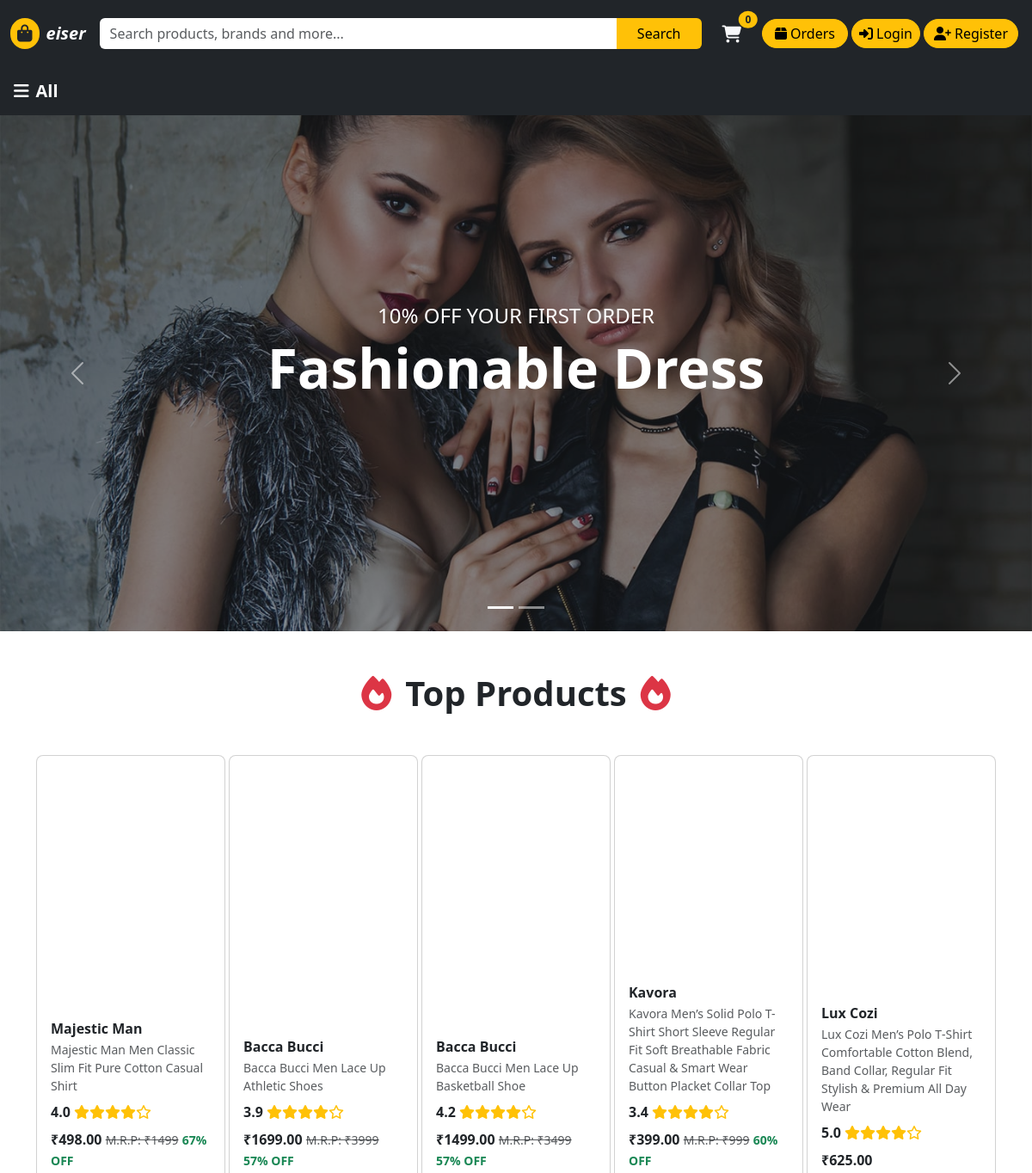
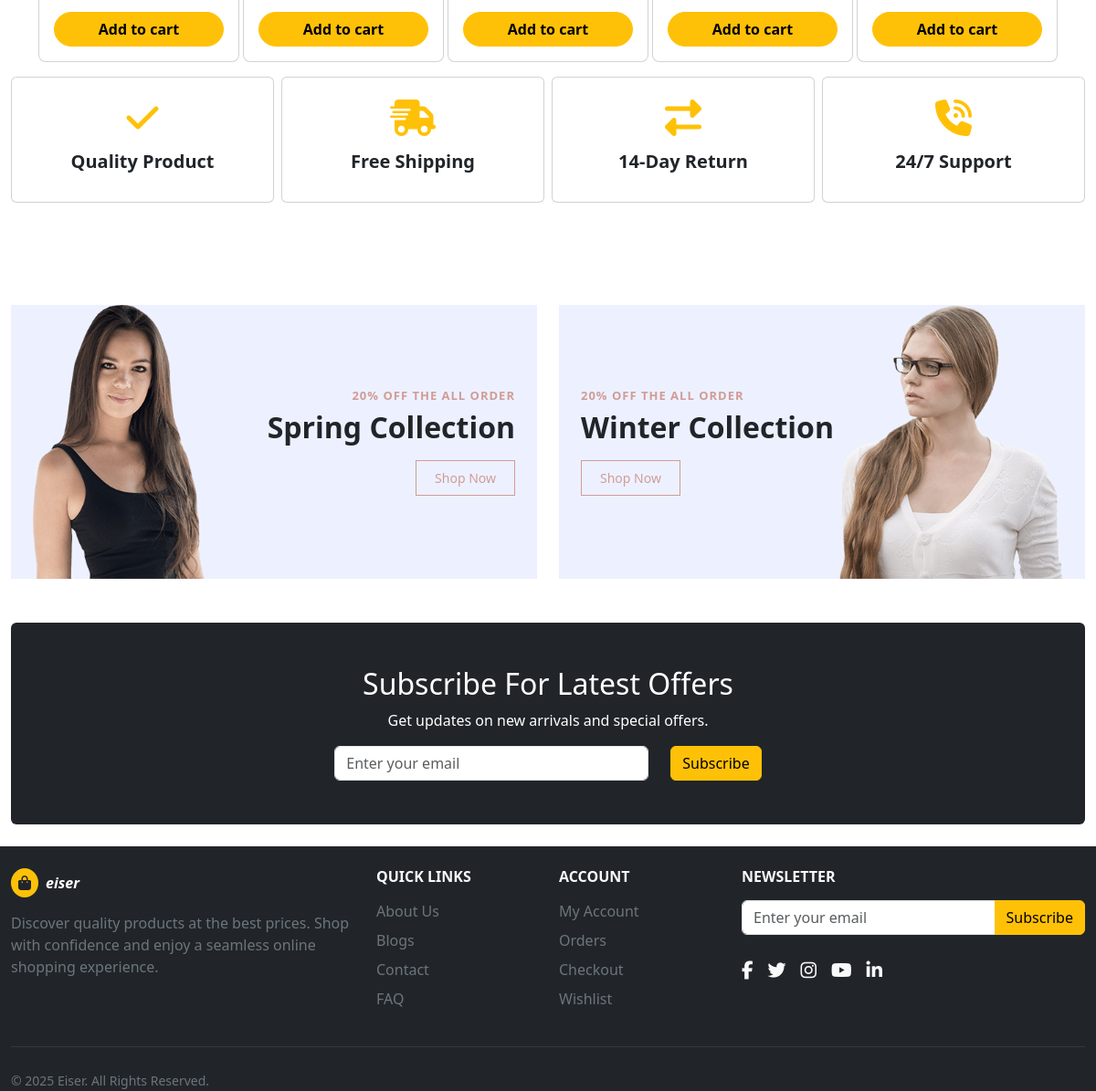
The page / on the database its author committed (2 pictures, top to bottom).
### app1/models.py (models this page shows, shortened)
class Topproduct(models.Model):
    topproductid = models.AutoField(primary_key=True)
    product_viewid = models.ForeignKey(Productview,on_delete=models.CASCADE)
    productimage1 = models.URLField(blank=True, null=True)
    producttitle = models.TextField()

class Productview(models.Model):
    productviewid = models.AutoField(primary_key=True)
    category_id = models.ForeignKey(Category,on_delete=models.CASCADE)
    productimage1 = models.URLField(blank=True, null=True)
    productimage2 = models.URLField(blank=True, null=True)
    productimage3 = models.URLField(blank=True, null=True)
    productimage4 = models.URLField(blank=True, null=True)
    productimage5 = models.URLField(blank=True, null=True)
    productimage6 = models.URLField(blank=True, null=True)
    productimage7 = models.URLField(blank=True, null=True)
    productimage8 = models.URLField(blank=True, null=True)
    productimage9 = models.URLField(blank=True, null=True)
    productimage10 = models.URLField(blank=True, null=True)
    productname = models.CharField(max_length=100)
    producttitle = models.TextField()
    productprice = models.BigIntegerField()
    productmrpprice = models.IntegerField()
    productdiscountrate = models.CharField(max_length=20)
    productsize = models.CharField(max_length=100)
    productsize1 = models.CharField(max_length=100)
    productsize2 = models.CharField(max_length=100)
    productsize3 = models.CharField(max_length=100)
    productcolor1 = models.CharField(max_length=20, blank=True, null=True)
    productcolor2 = models.CharField(max_length=20, blank=True, null=True)
    productcolor3 = models.CharField(max_length=20, blank=True, null=True)
    productcolor4 = models.CharField(max_length=20, blank=True, null=True)
    productcolor5 = models.CharField(max_length=20, blank=True, null=True)
    productrating = models.DecimalField(max_digits=2,decimal_places=1,default=4.0)
    producttophighlights1 = models.CharField(max_length=100)
    producttophighlights2 = models.CharField(max_length=100)
    producttophighlights3 = models.CharField(max_length=100)
    producttophighlights4 = models.CharField(max_length=100)
    producttophighlights5 = models.CharField(max_length=100)
    producttophighlights6 = models.CharField(max_length=100)
    productaboutitem1 = models.CharField(max_length=150)
    productaboutitem2 = models.CharField(max_length=150)
    productaboutitem3 = models.CharField(max_length=150)
    productaboutitem4 = models.CharField(max_length=150)
    productaboutitem5 = models.CharField(max_length=150)
    productitemdetail1 = models.CharField(max_length=100)
    productitemdetail2 = models.CharField(max_length=100)
    productitemdetail3 = models.CharField(max_length=100)
    productitemdetail4 = models.CharField(max_length=100)

### app1/views.py (the view)
# urls.py: path('',index,name='index'),
def index(request):
    category = Category.objects.all()
    topproduct = Topproduct.objects.all()
    product_ids = request.session.get('recently_viewed', [])
    products = list(Productview.objects.filter(productviewid__in=product_ids))
    products.sort(key=lambda x: product_ids.index(x.productviewid))
    return render(request,'index.html',{'category':category,'products':products,'topproduct':topproduct})

### templates/index.html (shortened to what this page needs)
{% extends 'base.html' %}
{% load static %}
{% block body %}
    <div class="container-fluid p-0">
        <nav class="navbar navbar-dark bg-dark px-3">
            <div class="d-flex align-items-center w-100">
                <a class="navbar-brand fw-bold mb-0" data-bs-toggle="offcanvas" href="#offcanvasMenu" role="button" aria-controls="offcanvasMenu"><i class="fa-solid fa-bars me-2"></i>All</a>
            </div>
        </nav>
    </div>
    <div class="container-fluid p-0 mb-5">
        <div class="row g-0">
            <div class="col-12">
                <div id="heroCarousel" class="carousel slide" data-bs-ride="carousel">
                    <div class="carousel-indicators">
                        <button type="button" data-bs-target="#heroCarousel" data-bs-slide-to="0" class="active" aria-current="true" aria-label="Slide 1"></button>
                        <button type="button" data-bs-target="#heroCarousel" data-bs-slide-to="1" aria-label="Slide 2"></button>
                    </div>
                    <div class="carousel-inner">
                        <div class="carousel-item active">
                            <img src="{% static 'IMG/carousel-1.jpg' %}" class="d-block w-100" alt="Fashionable Dress Banner" style="height:600px; object-fit:cover;">
                            <div class="position-absolute top-0 start-0 w-100 h-100 bg-dark opacity-50"></div>
                            <div class="carousel-caption d-flex flex-column justify-content-center h-100">
                                <h4 class="text-uppercase">10% Off Your First Order</h4>
                                <h1 class="display-3 fw-bold">Fashionable Dress</h1>
                            </div>
                        </div>
                    </div>
                    <button class="carousel-control-prev" type="button" data-bs-target="#heroCarousel" data-bs-slide="prev">
                        <span class="carousel-control-prev-icon" aria-hidden="true"></span>
                    </button>
                    <button class="carousel-control-next" type="button" data-bs-target="#heroCarousel" data-bs-slide="next">
                        <span class="carousel-control-next-icon" aria-hidden="true"></span>
                    </button>
                </div>
            </div>
        </div>
    </div>
    <h1 class="text-center fw-bold mb-5 d-flex align-items-center justify-content-center gap-3">
        <i class="fa-solid fa-fire text-danger"></i> Top Products <i class="fa-solid fa-fire text-danger"></i>
    </h1>
    <div class="container">
        <div class="row row-cols-1 row-cols-md-3 row-cols-lg-4 row-cols-xl-5 g-1">
            {% for topproduct in topproduct %}
                <div class="col">
                    <div class="card h-100 rounded-3 overflow-hidden product-card">
                        <a href="/productview/{{ topproduct.product_viewid.category_id.categoryid }}/{{ topproduct.product_viewid.productviewid }}" class="text-decoration-none text-dark h-100">
                            <div class="d-flex align-items-center justify-content-center p-3" style="height:250px;">
                            </div>
                            <div class="card-body d-flex flex-column">
                                <h6 class="fw-bold mb-1">{{ topproduct.product_viewid.productname }}</h6>
                                <p class="text-muted small mb-2 product-title">{{ topproduct.producttitle }}</p>
                                <div class="d-flex align-items-center mb-2 text-warning">
                                    <span class="fw-bold me-1 text-dark">{{ topproduct.product_viewid.productrating }}</span>
                                    {% if productview.rating == 5.0 %}
                                            <i class="fa-solid fa-star"></i><i class="fa-solid fa-star"></i><i class="fa-solid fa-star"></i><i class="fa-solid fa-star"></i><i class="fa-solid fa-star"></i>
                                        {% elif productview.rating == 4.3 or productview.rating == 3.8 or productview.rating == 3.4 %}
                                            <i class="fa-solid fa-star"></i><i class="fa-solid fa-star"></i><i class="fa-solid fa-star"></i><i class="fa-solid fa-star-half-stroke"></i><i class="fa-regular fa-star"></i>
                                        {% else %}
                                            <i class="fa-solid fa-star"></i><i class="fa-solid fa-star"></i><i class="fa-solid fa-star"></i><i class="fa-solid fa-star"></i><i class="fa-regular fa-star"></i>
                                    {% endif %}
                                </div>
                                <div class="mt-auto">
                                    <div class="d-flex align-items-center flex-wrap gap-2">
                                        <div class="price-section">
                                            <span class="fw-bold text-dark">₹{{ topproduct.product_viewid.productprice }}.00</span>
                                            {% if topproduct.product_viewid.productdiscountrate and topproduct.product_viewid.productdiscountrate != '0' %}
                                                <span class="small text-muted text-decoration-line-through">M.R.P: ₹{{ topproduct.product_viewid.productmrpprice }}</span>
                                                <span class="small text-success fw-semibold">{{ topproduct.product_viewid.productdiscountrate }}% OFF</span>
                                            {% endif %}
                                        </div>
                                    </div>
                                    <a href="/addtocart/{{ topproduct.product_viewid.productviewid }}"><button class="btn btn-warning rounded-pill w-100 mt-3 fw-semibold">Add to cart</button></a>
                                </div>
                            </div>
                        </a>
                    </div>
                </div>
            {% endfor %}
        </div>
    </div>
    <div class="container-fluid py-3">
        <div class="row g-2">
            <div class="col-6 col-md-6 col-lg-3">
                <div class="card h-100 text-center border-secondry">
                    <div class="card-body py-4">
                        <i class="fas fa-check fs-1 text-warning mb-3"></i>
                        <h5 class="fw-bold">Quality Product</h5>
                    </div>
                </div>
            </div>
            <div class="col-6 col-md-6 col-lg-3">
                <div class="card h-100 text-center border-secondry">
                    <div class="card-body py-4">
                        <i class="fas fa-shipping-fast fs-1 text-warning mb-3"></i>
                        <h5 class="fw-bold">Free Shipping</h5>
                    </div>
                </div>
            </div>
            <div class="col-6 col-md-6 col-lg-3">
                <div class="card h-100 text-center border-secondry">
                    <div class="card-body py-4">
                        <i class="fas fa-exchange-alt fs-1 text-warning mb-3"></i>
                        <h5 class="fw-bold">14-Day Return</h5>
                    </div>
                </div>
            </div>
            <div class="col-6 col-md-6 col-lg-3">
                <div class="card h-100 text-center border-secondry">
                    <div class="card-body py-4">
                        <i class="fas fa-phone-volume fs-1 text-warning mb-3"></i>
                        <h5 class="fw-bold">24/7 Support</h5>
                    </div>
                </div>
            </div>
        </div>
    </div>
    <div class="container-fluid my-5 pt-5">
        <div class="row g-4">
            <div class="col-md-6">
                <div class="bg-custom-light banner-height d-flex align-items-center justify-content-between position-relative overflow-hidden px-4">
                    <div class="h-100 d-flex align-items-end">
                        <img src="/static/IMG/offer-1.png" alt="Spring Model" class="banner-img">
                    </div>
                    <div class="text-end py-4">
                        <h6 class="text-pink-custom fw-bold text-uppercase mb-2" style="letter-spacing: 1px; font-size: 13px;">20% OFF THE ALL ORDER</h6>
                        <h2 class="fw-bold text-dark mb-3" style="font-size: 32px;">Spring Collection</h2>
                        <a href="#" class="btn btn-custom-outline">Shop Now</a>
                    </div>
                </div>
            </div>
            <div class="col-md-6">
                <div class="bg-custom-light banner-height d-flex align-items-center justify-content-between position-relative overflow-hidden px-4">
                    <div class="text-start py-4">
                        <h6 class="text-pink-custom fw-bold text-uppercase mb-2" style="letter-spacing: 1px; font-size: 13px;">20% OFF THE ALL ORDER</h6>
                        <h2 class="fw-bold text-dark mb-3" style="font-size: 32px;">Winter Collection</h2>
                        <a href="#" class="btn btn-custom-outline">Shop Now</a>
                    </div>
                    <div class="h-100 d-flex align-items-end">
                        <img src="/static/IMG/offer-2.png" alt="Winter Model" class="banner-img">
                    </div>
                </div>
            </div>
        </div>
    </div>
    <div class="container-fluid my-5">
        <div class="bg-dark text-white text-center p-5 rounded">
            <h2>Subscribe For Latest Offers</h2>
            <p>Get updates on new arrivals and special offers.</p>
            <form class="row justify-content-center">
                <div class="col-md-4">
                    <input type="email" class="form-control"placeholder="Enter your email">
                </div>
                <div class="col-auto">
                    <button type="submit" class="btn btn-warning">Subscribe</button>
                </div>
            </form>
        </div>
    </div>
{% endblock body %}

### rows shown on the page
Topproduct: product_viewid.productname "Majestic Man", producttitle "Majestic Man Men Classic Slim Fit Pure Cotton Casual Shirt", product_viewid.productrating "4.0", product_viewid.productprice "498", product_viewid.productmrpprice "1499", product_viewid.productdiscountrate "67"
Topproduct: product_viewid.productname "Bacca Bucci", producttitle "Bacca Bucci Men Lace Up Athletic Shoes", product_viewid.productrating "3.9", product_viewid.productprice "1699", product_viewid.productmrpprice "3999", product_viewid.productdiscountrate "57"
Topproduct: product_viewid.productname "Bacca Bucci", producttitle "Bacca Bucci Men Lace Up Basketball Shoe", product_viewid.productrating "4.2", product_viewid.productprice "1499", product_viewid.productmrpprice "3499", product_viewid.productdiscountrate "57"
Topproduct: product_viewid.productname "Kavora", producttitle "Kavora Men’s Solid Polo T-Shirt Short Sleeve Regular Fit Soft Breathable Fabric Casual & Smart Wear Button Placket Collar Top", product_viewid.productrating "3.4", product_viewid.productprice "399", product_viewid.productmrpprice "999", product_viewid.productdiscountrate "60"
Topproduct: product_viewid.productname "Lux Cozi", producttitle "Lux Cozi Men’s Polo T‑Shirt Comfortable Cotton Blend, Band Collar, Regular Fit Stylish & Premium All Day Wear", product_viewid.productrating "5.0", product_viewid.productprice "625"

### other values the page prints
{{ cartcount }} "0"
